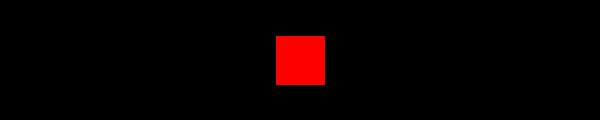
Frame 1 (no input)
Frame 60 (the mouse pressed at the canvas centre just before this capture): identical to frame 1, image omitted
Frame 120 (the mouse held since frame 60 and released just before this capture): identical to frame 1, image omitted

The Processing sketch that drew this single still picture (run headless with seeded random() and noise(); from frame 60 on, the mouse is pressed at the canvas centre):

// Processing sketch: ex2_conditionals
// ── ex2_conditionals.pde
void setup() {
  size(600, 120);
}

void draw() {
  //
  rectMode(CENTER);
  background(0);
  //
  fill(255, 0, 0);

  if (mouseX > 300) {
    //
    fill(0, 0, 255);
  }
  //
  rect(width / 2, height / 2, 50, 50);
}
